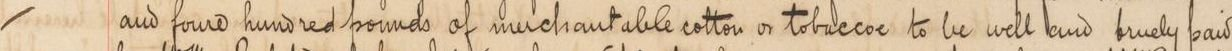
#> input picture images/0F9UPVFDkUYwkiUI.jpg, 1232 x 51 px, given in place of 0F9UPVFDkUYwkiUI.jpg.jpg, which was not available
$ python -i render_view.py   (imports and definitions only)
#> lines starting #> are read from the running program, lines starting #| are printed output that depends on the picture; pictures that were not available may be replaced by others from this repository, and a replacement may not be noted
"""Render a reading view for one or more line images.

A view is one PNG (at most 1568 px wide) holding:
  1. the whole crop (overview) with a ruler every 10 % of the width, so the
     target line and its neighbours can be located;
  2. the line cut into overlapping segments, each magnified and
     contrast-stretched, so single strokes can be read.

Usage:
    python3 render_view.py OUT_DIR ID [ID ...]
Prints one line per ID: "<ID> <view path> <w>x<h> <n segments>".
"""
import os
import sys

from PIL import Image, ImageDraw, ImageOps

ROOT = os.path.dirname(os.path.dirname(os.path.dirname(os.path.abspath(__file__))))
IMG_DIR = os.path.join(ROOT, "images")

MAX_W = 1568          # widest image the model sees without downscaling
SEG_H_A = 210         # target height of a magnified segment, small crops
SEG_H_B = 300         # target height of a magnified segment, large crops
OVERLAP = 0.10        # overlap between neighbouring segments (fraction)
MAX_SCALE = 4.0


def ruler(draw, x0, y, width, height):
    for k in range(11):
        x = x0 + round(k * (width - 1) / 10)
        draw.line([(x, y), (x, y + height)], fill=(200, 0, 0), width=1)
        draw.text((min(x + 2, x0 + width - 24), y), f"{k * 10}", fill=(200, 0, 0))


def enhance(im):
    return ImageOps.autocontrast(im, cutoff=1)


def render(image_id, out_dir):
#> called with image_id = '../../images/0F9UPVFDkUYwkiUI.jpg', out_dir = 'out.png'
    src = Image.open(os.path.join(IMG_DIR, image_id + ".jpg")).convert("RGB")
#> src is the input picture: PIL image 1232x51 RGB; mean R, G, B 211.6, 188.1, 157.3
    w, h = src.size
#> w = 1232; h = 51
    family_b = w > 2000 or h > 180
#> family_b = False

    # 1. overview
    ov_scale = min(1.0, MAX_W / w) if w > MAX_W else min(MAX_W / w, 2.0 if h < 80 else 1.0)
#> ov_scale = 1.27
    ov = src.resize((max(1, round(w * ov_scale)), max(1, round(h * ov_scale))), Image.LANCZOS)

    # 2. segments
    seg_h = SEG_H_B if family_b else SEG_H_A
#> seg_h = 210
    scale = min(MAX_SCALE, seg_h / h)
#> scale = 4
    seg_w_src = min(w, int(MAX_W / scale))
#> seg_w_src = 392
    if seg_w_src >= w:
        bounds = [(0, w)]
    else:
        step = int(seg_w_src * (1 - OVERLAP))
#> step = 352
        bounds, x = [], 0
        while True:
            x1 = min(w, x + seg_w_src)
            bounds.append((max(0, x1 - seg_w_src), x1))
            if x1 >= w:
                break
            x += step
#> after the loop, x = 1056
    segs = []
    for x0, x1 in bounds:
        crop = src.crop((x0, 0, x1, h))
        crop = crop.resize((max(1, round((x1 - x0) * scale)), max(1, round(h * scale))), Image.LANCZOS)
        segs.append(((x0, x1), enhance(crop)))
#> this loop made 4 passes
#> pass 1, in render, `crop = src.crop((x0, 0, x1, h))`:
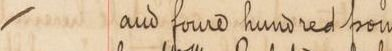
#> crop: PIL image 392x51 RGB; mean R, G, B 215.7, 191.1, 158.6
#> pass 1, in render, `crop = crop.resize((max(1, round((x1 - x0) * scale)), max(1, round(h *..`:
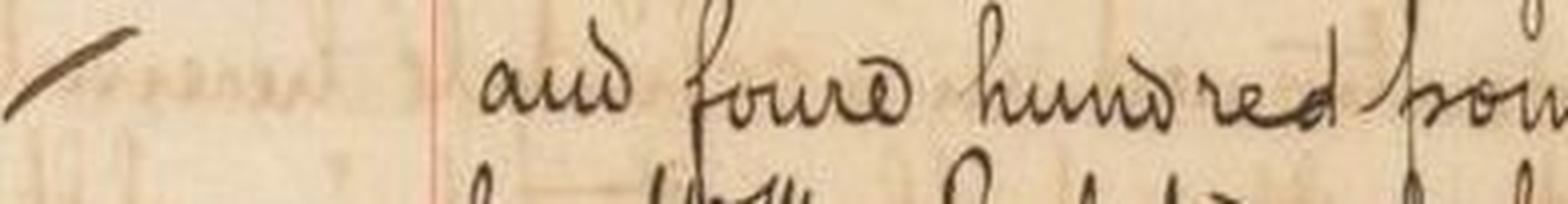
#> crop: PIL image 1568x204 RGB; mean R, G, B 215.7, 191.1, 158.6
#> pass 2, in render, `crop = src.crop((x0, 0, x1, h))`:
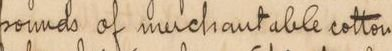
#> crop: PIL image 392x51 RGB; mean R, G, B 208.7, 184.4, 152.8
#> pass 2, in render, `crop = crop.resize((max(1, round((x1 - x0) * scale)), max(1, round(h *..`:
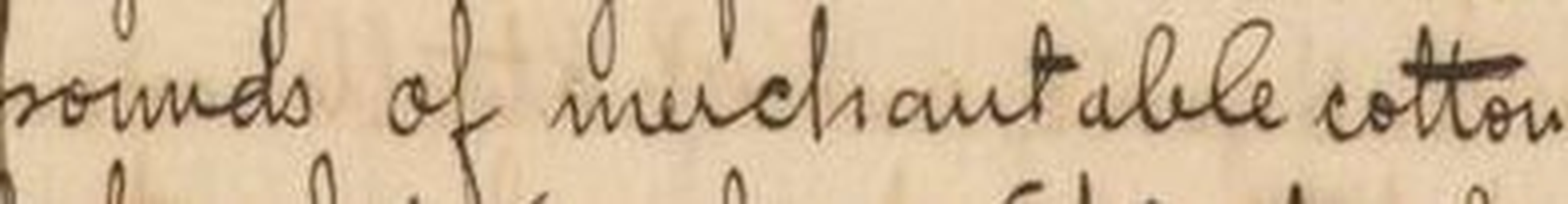
#> crop: PIL image 1568x204 RGB; mean R, G, B 208.7, 184.4, 152.8
#> after the loop:
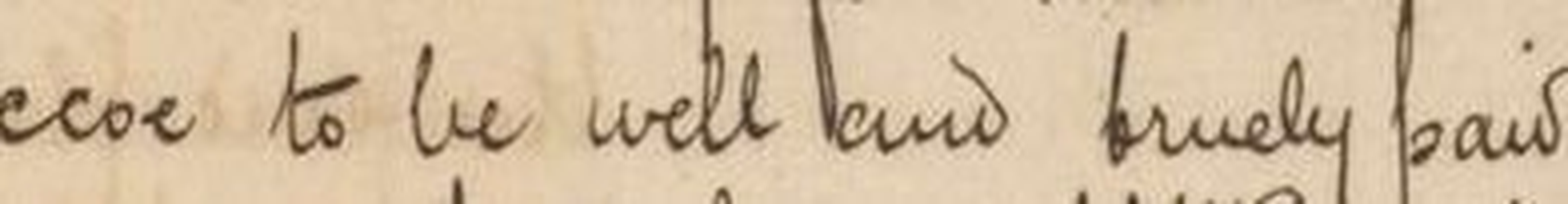
#> crop: PIL image 1568x204 RGB; mean R, G, B 210.6, 189.1, 160.6
#> after the loop, segs = 4 items

    head = 14
    total_h = head + ov.height + 6 + sum(head + s.height + 4 for _, s in segs)
#> total_h = 973
    total_w = max([ov.width] + [s.width for _, s in segs])
#> total_w = 1568
    canvas = Image.new("RGB", (total_w, total_h), (255, 255, 255))
#> canvas: PIL image 1568x973 RGB; every value is 255
    d = ImageDraw.Draw(canvas)
    d.text((2, 1), f"{image_id}  {w}x{h}  overview (red ruler = % of width)", fill=(0, 0, 160))
    y = head
    canvas.paste(ov, (0, y))
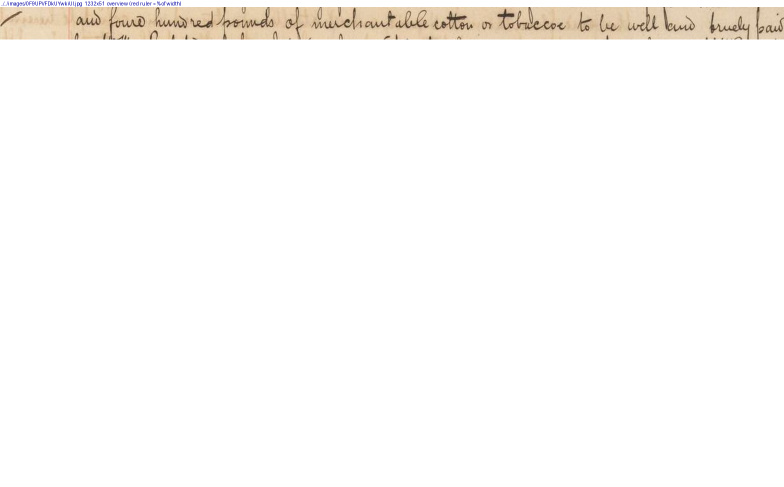
#> canvas: PIL image 1568x973 RGB (shown at 1/2 size); mean R, G, B 252, 250.4, 248.4
    ruler(d, 0, y, ov.width, 8)
    y += ov.height + 6
#> y = 85
    for i, ((x0, x1), s) in enumerate(segs):
        d.line([(0, y), (total_w, y)], fill=(0, 0, 160), width=1)
        d.text((2, y + 1), f"segment {i + 1}/{len(segs)}: {100 * x0 / w:.0f}%-{100 * x1 / w:.0f}% of width  (x{scale:.1f})",
               fill=(0, 0, 160))
        y += head
        canvas.paste(s, (0, y))
        y += s.height + 4
#> this loop made 4 passes
#> (x0, x1, y) on passes 1 to 4: (0, 392, 307), (352, 744, 529), (704, 1096, 751), (840, 1232, 973)
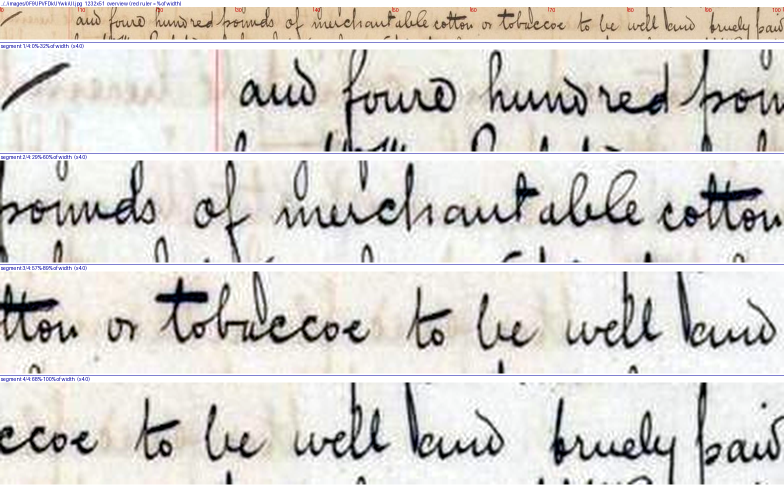
#> canvas: PIL image 1568x973 RGB (shown at 1/2 size); mean R, G, B 215.9, 212.8, 208.2
#> after the loop, y = 973

    os.makedirs(out_dir, exist_ok=True)
    path = os.path.join(out_dir, image_id + ".png")
    canvas.save(path)
    return path, w, h, len(segs)


# [5 lines not run here, left out]

>>> result = render('../../images/0F9UPVFDkUYwkiUI.jpg', 'out.png')

$ run again, on images/2D6vMD3J62nousGG.jpg
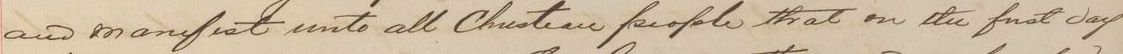
#> input picture images/2D6vMD3J62nousGG.jpg, 1123 x 54 px, given in place of 2D6vMD3J62nousGG.jpg.jpg, which was not available
#> in render, src is the input picture: PIL image 1123x54 RGB; mean R, G, B 204.2, 186, 161.7
#> after the loop in render, `for x0, x1 in bounds:`:
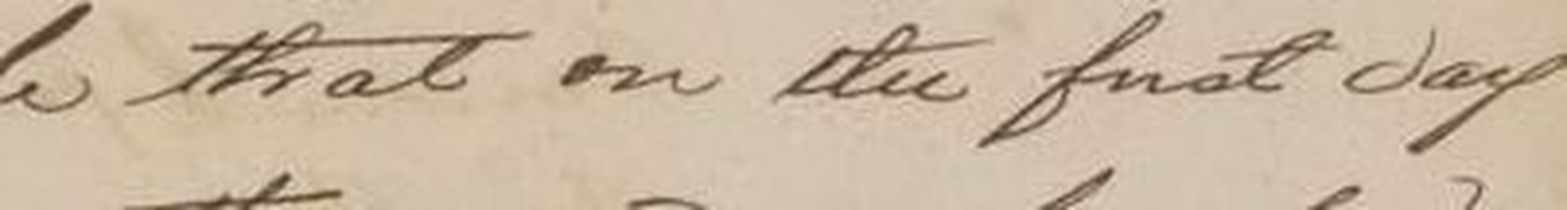
#> crop: PIL image 1567x210 RGB; mean R, G, B 201.1, 183.7, 161.4
#> after the loop in render, `for x0, x1 in bounds:`: segs = 3 items
#> total_h = 779
#> total_w = 1568
#> the loop in render, `for i, ((x0, x1), s) in enumerate(segs):` made 3 passes
#> (x0, x1, y) on passes 1 to 3: (0, 403, 323), (362, 765, 551), (720, 1123, 779)
#> after the loop in render, `for i, ((x0, x1), s) in enumerate(segs):`:
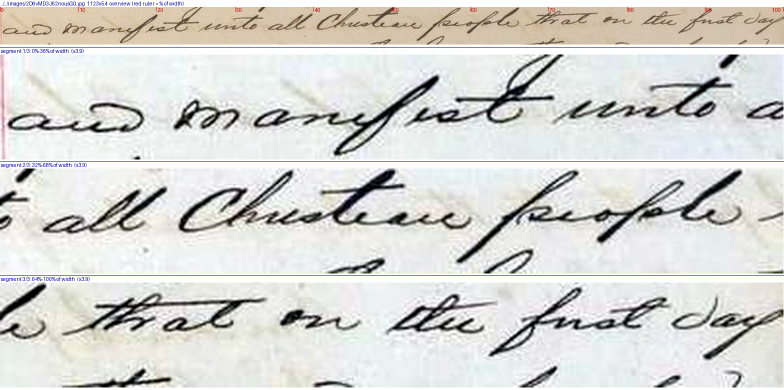
#> canvas: PIL image 1568x779 RGB (shown at 1/2 size); mean R, G, B 216, 215.5, 212.8
#> after the loop in render, `for i, ((x0, x1), s) in enumerate(segs):`: y = 779

$ run again, on images/31CHVaEiXDMWdToD.jpg
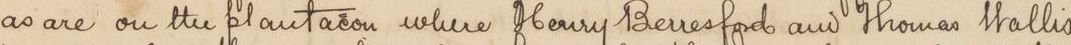
#> input picture images/31CHVaEiXDMWdToD.jpg, 1071 x 45 px, given in place of 31CHVaEiXDMWdToD.jpg.jpg, which was not available
#> in render, src is the input picture: PIL image 1071x45 RGB; mean R, G, B 209.5, 189.1, 161.1
#> after the loop in render, `for x0, x1 in bounds:`:
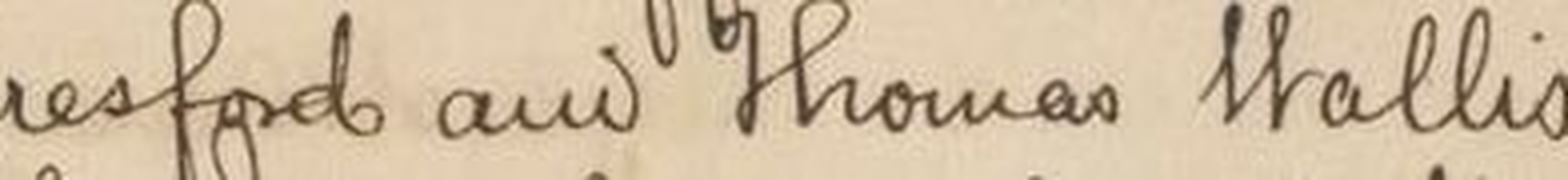
#> crop: PIL image 1568x180 RGB; mean R, G, B 207.9, 188.2, 161.2
#> after the loop in render, `for x0, x1 in bounds:`: segs = 3 items
#> total_h = 680
#> total_w = 1568
#> the loop in render, `for i, ((x0, x1), s) in enumerate(segs):` made 3 passes
#> (x0, x1, y) on passes 1 to 3: (0, 392, 284), (352, 744, 482), (679, 1071, 680)
#> after the loop in render, `for i, ((x0, x1), s) in enumerate(segs):`:
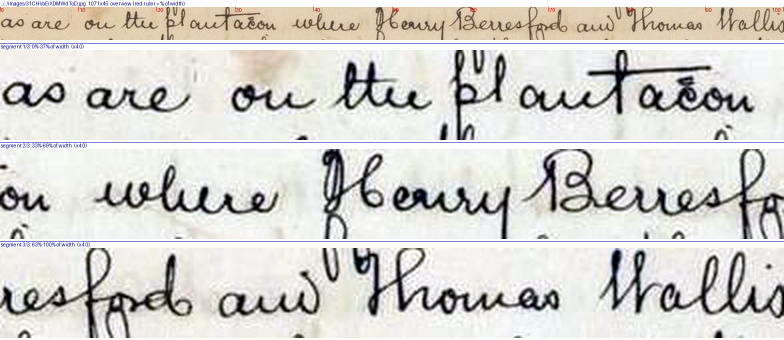
#> canvas: PIL image 1568x680 RGB (shown at 1/2 size); mean R, G, B 214.2, 212.1, 207.8
#> after the loop in render, `for i, ((x0, x1), s) in enumerate(segs):`: y = 680

$ run again, on images/343vUE2H88OizmII.jpg
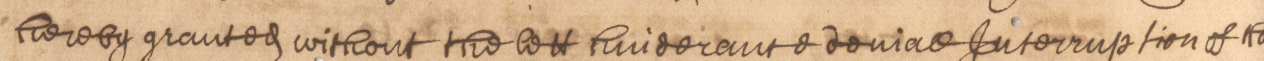
#> input picture images/343vUE2H88OizmII.jpg, 5054 x 242 px, given in place of 343vUE2H88OizmII.jpg.jpg, which was not available (shown at 1/4 size)
#> in render, src is the input picture: PIL image 5054x242 RGB; mean R, G, B 205.3, 173, 137.6
#> after the loop in render, `for x0, x1 in bounds:`: segs = 5 items
#> total_h = 1685
#> total_w = 1568
#> the loop in render, `for i, ((x0, x1), s) in enumerate(segs):` made 5 passes
#> (x0, x1, y) on passes 1 to 5: (0, 1264, 413), (1137, 2401, 731), (2274, 3538, 1049), (3411, 4675, 1367), (3790, 5054, 1685)
#> after the loop in render, `for i, ((x0, x1), s) in enumerate(segs):`:
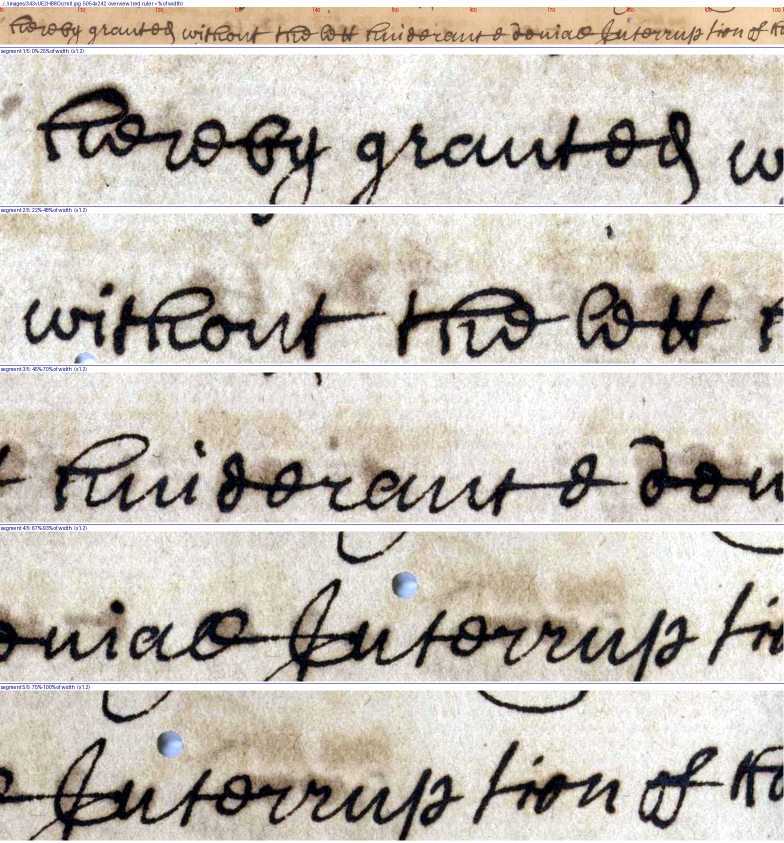
#> canvas: PIL image 1568x1685 RGB (shown at 1/2 size); mean R, G, B 198.4, 192.2, 183.4
#> after the loop in render, `for i, ((x0, x1), s) in enumerate(segs):`: y = 1685
